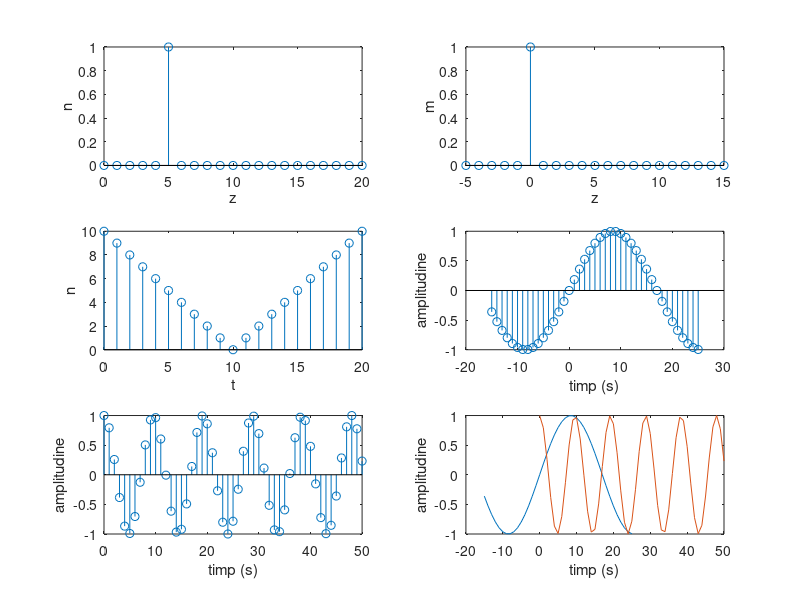

This figure's MATLAB source:
%a)
%creare z
z = zeros(1, 21)
z(6) = 1
n= 0:20
m= -5:15
%reprezentare in functie de n
subplot(3, 2, 1)
stem (n, z)
xlabel('z')
ylabel('n')
%reprezentare in functie de m
subplot(3, 2, 2)
stem(m, z)
xlabel('z')
ylabel('m')
%b)
%initializare t
t=abs(10-n)
%reprezentare t
subplot(3, 2, 3)
stem(n, t)
xlabel('t')
ylabel('n')
%c)
%reprezentare x in functie de m
m= -15:25
x=sin(pi*m/17)
subplot(3, 2, 4)
stem(m, x)
xlabel('timp (s)')
ylabel('amplitudine')
%reprezentare y in functie de n
n=0:50
y=cos(pi*n/sqrt(23))
subplot(3, 2, 5)
stem(n, y)
xlabel('timp (s)')
ylabel('amplitudine')
%reprezentare x si y in acelasi sistem de coordonate
subplot(3, 2, 6)
plot(m, x, n, y)
xlabel('timp (s)')
ylabel('amplitudine')